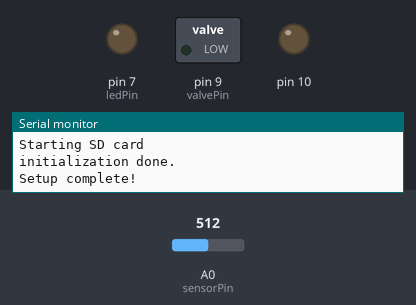
Recording of a sketch running on a simulated Arduino Uno, built with avr-gcc and run on an emulated ATmega328P. On the bench: switched loads named in the sketch (green lamp = pin HIGH), output pins drawn as LEDs (lit = HIGH), the last lines printed to the serial monitor. Inputs (shaded band) come from the test bench; at power-on: A0 (sensorPin) = 512. Storage starts empty; pins used as bus, display or sensor lines are not drawn.

Above: at 0.2 s.
At 75.8 s:
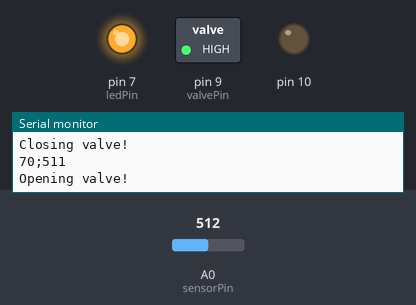
Timing chart, 0 to 91.6 s (numbered marks = the images above):
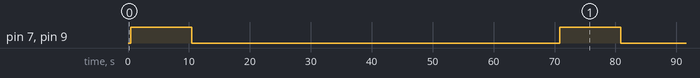

The sketch:

WateringSystem.ino
```cpp
#include <SD.h>

const int valvePin = 9;
const int sensorPin = A0;
const int sensorPowerPin = 2;
const int ledPin = 7;

int switchState = 0;
bool valveOpen = false;
bool updateValve = false;
int sensorValue = 0;

File statFile;
File valveState;
void toggleValve();

void setup()
{
  Serial.begin(9600);
  Serial.println("Starting setup");
  //Set all pins to correct modes
  pinMode(valvePin, OUTPUT);
  pinMode(sensorPin, INPUT);
  pinMode(sensorPowerPin, OUTPUT);

  Serial.println("Starting SD card");

   pinMode(10, OUTPUT);
   pinMode(ledPin, OUTPUT);

  if (!SD.begin(4)) {
   Serial.println("initialization failed!");
   return;
 }
 Serial.println("initialization done.");

  statFile = SD.open("stats.csv", FILE_WRITE);
  statFile.println("time(s);value");
  statFile.close();
  Serial.println("Setup complete!");
}

void toggleValve()
{
  valveOpen = !valveOpen;
  if(valveOpen)
  {
    digitalWrite(ledPin, HIGH);
    digitalWrite(valvePin, HIGH);
    Serial.println("Opening valve!");
  }
  else
  {
    digitalWrite(ledPin, LOW);
    digitalWrite(valvePin, LOW);
    Serial.println("Closing valve!");
  }
}

void loop()
{
    digitalWrite(sensorPowerPin, HIGH);
    delay(100);
    sensorValue = analogRead(sensorPin);
    delay(100);
    digitalWrite(sensorPowerPin, LOW);

    sensorValue = 1023-sensorValue;

    statFile = SD.open("stats.csv", FILE_WRITE);
    delay(100);

    unsigned long times = static_cast<unsigned long>(millis());
    times /= static_cast<unsigned long>(1000);

    statFile.print(times);
    statFile.print(";");
    statFile.println(sensorValue);
    Serial.print(times);
    Serial.print(";");
    Serial.println(sensorValue);
    delay(100);
    statFile.close();

    if(sensorValue < 550)
    {
      toggleValve();
      valveState = SD.open("valve.csv", FILE_WRITE);
      valveState.print("Opened valve at ");
      valveState.println(times);
      valveState.close();
      delay(10000);
      toggleValve();
    }
   delay(60000);
}
```

Measured:
- by itself, pin 7 (ledPin), pin 9 (valvePin): alternates HIGH for 10.0 s and LOW for 60.4 s
